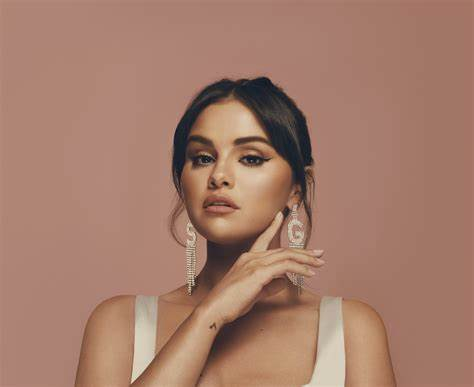
#> input picture computer_vision/assignment1/CV_Assign1/Part1.jpg, 474 x 387 px
$ jupyter execute CV_Assign1_Trial.ipynb   (shell and % lines are left out)   (older library calls are emulated)
#> lines starting #> are read from the running program, lines starting #| are printed output that depends on the picture; after the words box and inside, x2 and y2 are one past the last pixel; in counts of white or black regions, pixels touching at a corner belong together
[cell 1]
import cv2  # OpenCV for image processing
import numpy as np  # NumPy for numerical operations
import matplotlib.pyplot as plt  # Matplotlib for visualization

[cell 2]
def cartoonify_image(image_path,median_ksize,laplacian_ksize,Threshold,bilateral_d,bilateral_sigmaColor,bilateral_sigmaSpace):

#> called with image_path = 'Part1.jpg', median_ksize = 5, laplacian_ksize = 5, Threshold = 100, bilateral_d = 9, bilateral_sigmaColor = 75, bilateral_sigmaSpace = 75
    img = cv2.imread(image_path) # Read the image
#> img is the input picture: shape (387, 474, 3); mean B, G, R 107.2, 124.3, 164.5
    img = cv2.cvtColor(img, cv2.COLOR_BGR2RGB)  # Convert to RGB
    gray = cv2.cvtColor(img, cv2.COLOR_RGB2GRAY) # Convert to grayscale
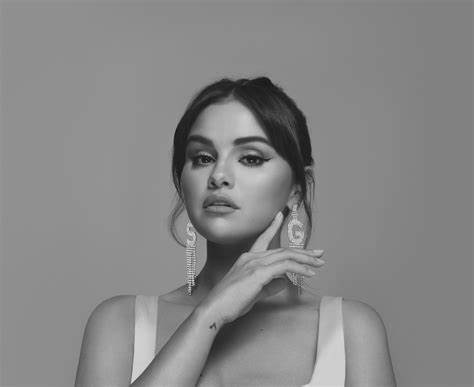
#> gray: shape (387, 474); min 11, max 224, mean 134.4
    gray_blur = cv2.medianBlur(gray, median_ksize) # Apply median blur filter to reduce noise

    # Apply Laplacian filter for edge detection
    edges = cv2.Laplacian(gray_blur, cv2.CV_8U, laplacian_ksize)
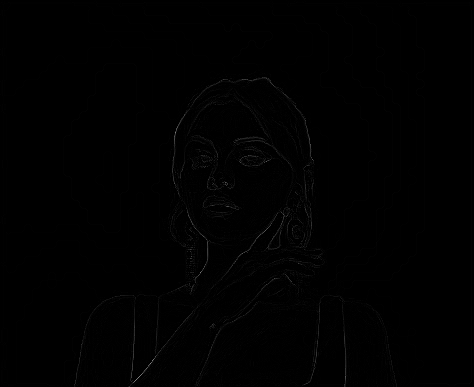
#> edges: shape (387, 474); min 0, max 134, mean 0.8
    edges = cv2.threshold(edges, Threshold, 255, cv2.THRESH_BINARY)[1]
#> edges: shape (387, 474); 0.01% white in thin lines or dots, all inside (x1, y1, x2, y2) = (134, 132, 201, 382)

    # Apply bilateral filter for color smoothing while preserving edges
    color = cv2.bilateralFilter(img, bilateral_d, bilateral_sigmaColor, bilateral_sigmaSpace)

    # Combine edges with color image
    cartoon = cv2.bitwise_and(color, color, mask=edges) # entered twice!!!!!!!!

    # Display results
    fig, ax = plt.subplots(1, 3, figsize=(15, 5))
    ax[0].imshow(img)
    ax[0].set_title("Original Image")
    ax[1].imshow(edges, cmap="gray")
    ax[1].set_title("Edges")
    ax[2].imshow(cartoon)
    ax[2].set_title("Cartoonified Image")
    for a in ax:
        a.axis("off")
    plt.show()
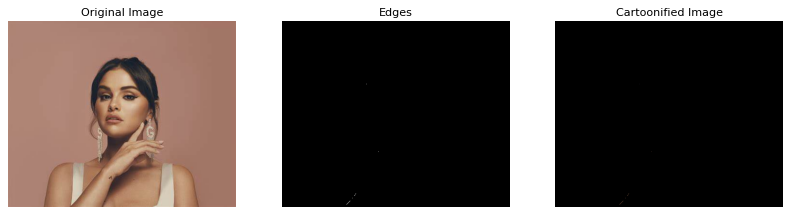
#> figure drawn by matplotlib, 3 panels

    return cartoon

[cell 3]
def detect_lanes(image_path,canny_threshold1,canny_threshold2,rho, theta, hough_threshold, minLineLength, maxLineGap):

#> called with image_path = 'Part2.jpg', canny_threshold1 = 50, canny_threshold2 = 150, rho = 1, theta = 0.0175, hough_threshold = 50, minLineLength = 100, maxLineGap = 50
    img = cv2.imread(image_path) # Read the image
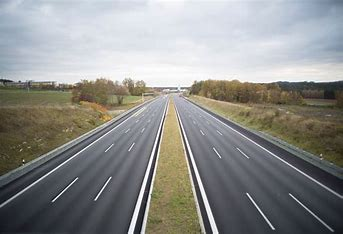
#> input picture computer_vision/assignment1/CV_Assign1/Part2.jpg, 343 x 234 px
#> img is the input picture: shape (234, 343, 3); mean B, G, R 139.4, 141.9, 141.3
    img = cv2.cvtColor(img, cv2.COLOR_BGR2RGB)  # Convert to RGB
    gray = cv2.cvtColor(img, cv2.COLOR_RGB2GRAY) # Convert to grayscale
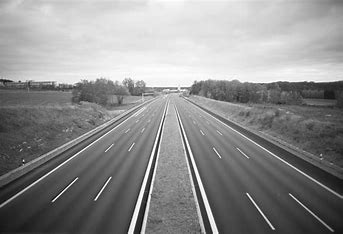
#> gray: shape (234, 343); min 1, max 255, mean 141.4
    blurred = cv2.GaussianBlur(gray, (5, 5), 0) # Apply Gaussian blur
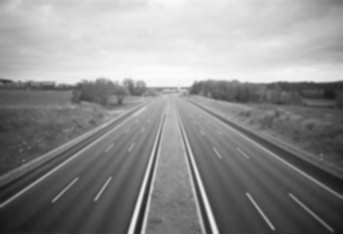
#> blurred: shape (234, 343); min 21, max 253, mean 141.4

    # Apply Canny edge detection
    edges = cv2.Canny(blurred, canny_threshold1, canny_threshold2)
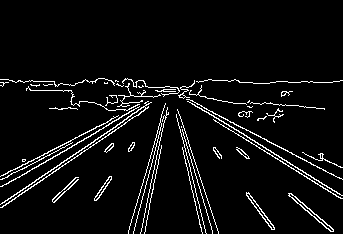
#> edges: shape (234, 343); 5.4% white in thin lines or dots, all inside (x1, y1, x2, y2) = (0, 78, 343, 234)

    # Define region of interest (ROI)
    height, width = edges.shape
#> height = 234; width = 343
    mask = np.zeros_like(edges)
    # dih badal calculate verticies w define roi verticies 3ndak!!!!!!!!!!!!!!!!!!!!!!
    polygon = np.array([[(50, height), (width - 50, height), (width // 2, height // 2)]], np.int32)
#> polygon = [[50, 234], [293, 234], [171, 117]]

    cv2.fillPoly(mask, polygon, 255)
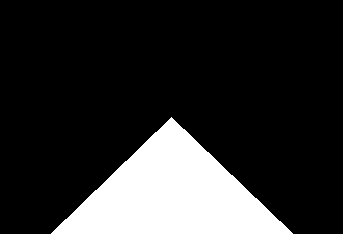
#> mask: shape (234, 343); 17.7% white; 1 white region, box (x1, y1, x2, y2) and area: (51, 117, 293, 234) 14218
    masked_edges = cv2.bitwise_and(edges, mask)
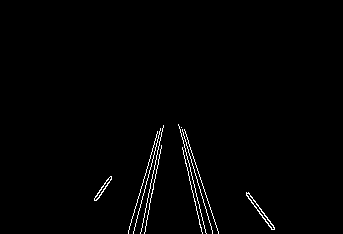
#> masked_edges: shape (234, 343); 1.3% white in thin lines or dots, all inside (x1, y1, x2, y2) = (94, 124, 275, 234)

    # Apply Hough Transform to detect lines
    lines = cv2.HoughLinesP(masked_edges, rho, theta, hough_threshold, minLineLength, maxLineGap)
#> lines = None

    # Draw lanes on the original image
    lane_img = np.copy(img)
    if lines is not None:
        for line in lines:
            x1, y1, x2, y2 = line[0]
            cv2.line(lane_img, (x1, y1), (x2, y2), (255, 0, 0), 5) #3ndak 0,255,0,3

    # Display results
    fig, ax = plt.subplots(1, 3, figsize=(15, 5))
    ax[0].imshow(img)
    ax[0].set_title("Original Image")
    ax[1].imshow(edges, cmap="gray")
    ax[1].set_title("Edges")
    ax[2].imshow(lane_img)
    ax[2].set_title("Lane Detection")
    for a in ax:
        a.axis("off")
    plt.show()

    return lane_img
